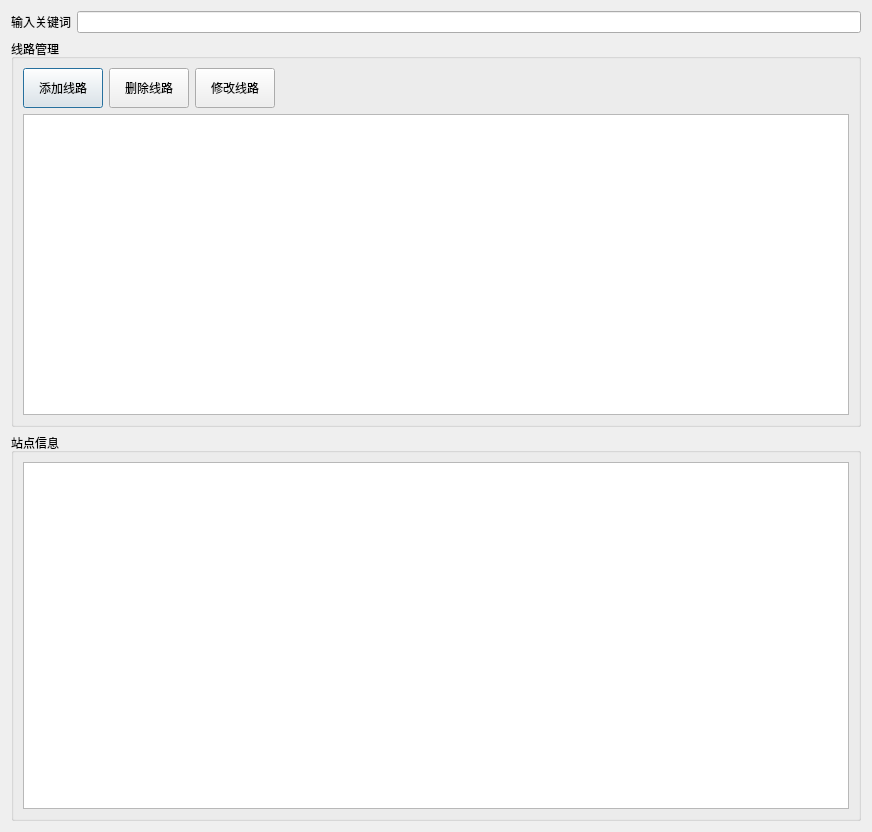
<?xml version="1.0" encoding="UTF-8"?>
<ui version="4.0">
 <class>RouteListDialog</class>
 <widget class="QDialog" name="RouteListDialog">
  <property name="geometry">
   <rect>
    <x>0</x>
    <y>0</y>
    <width>872</width>
    <height>832</height>
   </rect>
  </property>
  <property name="windowTitle">
   <string>线路管理</string>
  </property>
  <layout class="QGridLayout" name="gridLayout_3">
   <item row="0" column="0">
    <widget class="QLabel" name="label">
     <property name="text">
      <string>输入关键词</string>
     </property>
    </widget>
   </item>
   <item row="0" column="1">
    <widget class="QLineEdit" name="lineEditKeyWord"/>
   </item>
   <item row="1" column="0" colspan="2">
    <widget class="QGroupBox" name="groupBox_2">
     <property name="maximumSize">
      <size>
       <width>16777215</width>
       <height>16777215</height>
      </size>
     </property>
     <property name="title">
      <string>线路管理</string>
     </property>
     <layout class="QGridLayout" name="gridLayout_2">
      <item row="0" column="0">
       <widget class="QPushButton" name="pushButtonAdd">
        <property name="minimumSize">
         <size>
          <width>80</width>
          <height>40</height>
         </size>
        </property>
        <property name="text">
         <string>添加线路</string>
        </property>
       </widget>
      </item>
      <item row="3" column="0" colspan="5">
       <widget class="QTableWidget" name="tableWidget">
        <property name="maximumSize">
         <size>
          <width>16777215</width>
          <height>16777215</height>
         </size>
        </property>
       </widget>
      </item>
      <item row="0" column="1">
       <widget class="QPushButton" name="pushButtonRemove">
        <property name="minimumSize">
         <size>
          <width>80</width>
          <height>40</height>
         </size>
        </property>
        <property name="text">
         <string>删除线路</string>
        </property>
       </widget>
      </item>
      <item row="0" column="3">
       <spacer name="horizontalSpacer">
        <property name="orientation">
         <enum>Qt::Horizontal</enum>
        </property>
        <property name="sizeHint" stdset="0">
         <size>
          <width>40</width>
          <height>20</height>
         </size>
        </property>
       </spacer>
      </item>
      <item row="0" column="2">
       <widget class="QPushButton" name="pushButtonModify">
        <property name="minimumSize">
         <size>
          <width>80</width>
          <height>40</height>
         </size>
        </property>
        <property name="text">
         <string>修改线路</string>
        </property>
       </widget>
      </item>
     </layout>
    </widget>
   </item>
   <item row="2" column="0" colspan="2">
    <widget class="QGroupBox" name="groupBox">
     <property name="title">
      <string>站点信息</string>
     </property>
     <layout class="QGridLayout" name="gridLayout">
      <item row="0" column="0" colspan="2">
       <widget class="QTableWidget" name="tableWidgetStations"/>
      </item>
     </layout>
    </widget>
   </item>
  </layout>
 </widget>
 <resources/>
 <connections/>
</ui>
